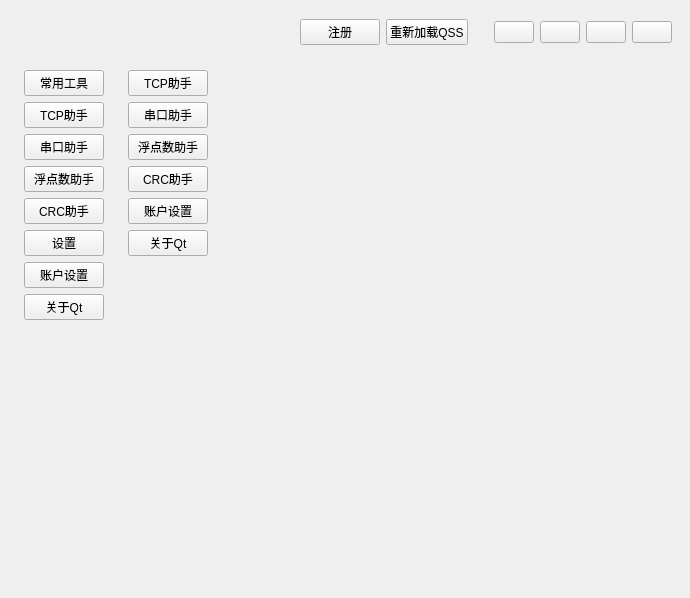
<?xml version="1.0" encoding="UTF-8"?>
<ui version="4.0">
 <class>MainWindow</class>
 <widget class="QMainWindow" name="MainWindow">
  <property name="geometry">
   <rect>
    <x>0</x>
    <y>0</y>
    <width>690</width>
    <height>598</height>
   </rect>
  </property>
  <property name="windowTitle">
   <string>MainWindow</string>
  </property>
  <widget class="QWidget" name="centralwidget">
   <layout class="QGridLayout" name="gridLayout">
    <item row="1" column="2">
     <widget class="QWidget" name="menubtnwidget" native="true">
      <layout class="QVBoxLayout" name="verticalLayout">
       <item>
        <widget class="QPushButton" name="toolsbtngroup">
         <property name="text">
          <string>常用工具</string>
         </property>
        </widget>
       </item>
       <item>
        <widget class="QPushButton" name="tcpbtnitem">
         <property name="text">
          <string>TCP助手</string>
         </property>
        </widget>
       </item>
       <item>
        <widget class="QPushButton" name="serialbtnitem">
         <property name="text">
          <string>串口助手</string>
         </property>
        </widget>
       </item>
       <item>
        <widget class="QPushButton" name="floatbtnitem">
         <property name="text">
          <string>浮点数助手</string>
         </property>
        </widget>
       </item>
       <item>
        <widget class="QPushButton" name="crcbtnitem">
         <property name="text">
          <string>CRC助手</string>
         </property>
        </widget>
       </item>
       <item>
        <widget class="QPushButton" name="setbtngroup">
         <property name="text">
          <string>设置</string>
         </property>
        </widget>
       </item>
       <item>
        <widget class="QPushButton" name="accountbtnitem">
         <property name="text">
          <string>账户设置</string>
         </property>
        </widget>
       </item>
       <item>
        <widget class="QPushButton" name="aboutqtitem">
         <property name="text">
          <string>关于Qt</string>
         </property>
        </widget>
       </item>
       <item>
        <spacer name="verticalSpacer">
         <property name="orientation">
          <enum>Qt::Vertical</enum>
         </property>
         <property name="sizeHint" stdset="0">
          <size>
           <width>20</width>
           <height>304</height>
          </size>
         </property>
        </spacer>
       </item>
      </layout>
     </widget>
    </item>
    <item row="0" column="1" colspan="4">
     <widget class="QWidget" name="titlewidget" native="true">
      <layout class="QHBoxLayout" name="horizontalLayout">
       <item>
        <widget class="QLabel" name="labelicon">
         <property name="text">
          <string/>
         </property>
        </widget>
       </item>
       <item>
        <widget class="QLabel" name="label">
         <property name="text">
          <string>&lt;html&gt;&lt;head/&gt;&lt;body&gt;&lt;p align=&quot;center&quot;&gt;&lt;br/&gt;&lt;/p&gt;&lt;/body&gt;&lt;/html&gt;</string>
         </property>
        </widget>
       </item>
       <item>
        <spacer name="horizontalSpacer_2">
         <property name="orientation">
          <enum>Qt::Horizontal</enum>
         </property>
         <property name="sizeHint" stdset="0">
          <size>
           <width>0</width>
           <height>0</height>
          </size>
         </property>
        </spacer>
       </item>
       <item>
        <widget class="QPushButton" name="registerbtn">
         <property name="text">
          <string>注册</string>
         </property>
        </widget>
       </item>
       <item>
        <widget class="QPushButton" name="qssbtn">
         <property name="text">
          <string>重新加载QSS</string>
         </property>
        </widget>
       </item>
       <item>
        <spacer name="horizontalSpacer">
         <property name="orientation">
          <enum>Qt::Horizontal</enum>
         </property>
         <property name="sizeType">
          <enum>QSizePolicy::Maximum</enum>
         </property>
         <property name="sizeHint" stdset="0">
          <size>
           <width>20</width>
           <height>0</height>
          </size>
         </property>
        </spacer>
       </item>
       <item>
        <widget class="QPushButton" name="hidebtn">
         <property name="text">
          <string/>
         </property>
        </widget>
       </item>
       <item>
        <widget class="QPushButton" name="maxbtn">
         <property name="text">
          <string/>
         </property>
        </widget>
       </item>
       <item>
        <widget class="QPushButton" name="minbtn">
         <property name="text">
          <string/>
         </property>
        </widget>
       </item>
       <item>
        <widget class="QPushButton" name="closebtn">
         <property name="text">
          <string/>
         </property>
        </widget>
       </item>
      </layout>
     </widget>
    </item>
    <item row="1" column="4">
     <widget class="QStackedWidget" name="stackedWidget"/>
    </item>
    <item row="1" column="3">
     <widget class="QWidget" name="listbtnwidget" native="true">
      <layout class="QVBoxLayout" name="verticalLayout_2">
       <item>
        <widget class="QPushButton" name="tcpbtn">
         <property name="text">
          <string>TCP助手</string>
         </property>
        </widget>
       </item>
       <item>
        <widget class="QPushButton" name="serialbtn">
         <property name="text">
          <string>串口助手</string>
         </property>
        </widget>
       </item>
       <item>
        <widget class="QPushButton" name="floatbtn">
         <property name="text">
          <string>浮点数助手</string>
         </property>
        </widget>
       </item>
       <item>
        <widget class="QPushButton" name="crcbtn">
         <property name="text">
          <string>CRC助手</string>
         </property>
        </widget>
       </item>
       <item>
        <widget class="QPushButton" name="accontbtn">
         <property name="text">
          <string>账户设置</string>
         </property>
        </widget>
       </item>
       <item>
        <widget class="QPushButton" name="qtbtn">
         <property name="text">
          <string>关于Qt</string>
         </property>
        </widget>
       </item>
       <item>
        <spacer name="verticalSpacer_2">
         <property name="orientation">
          <enum>Qt::Vertical</enum>
         </property>
         <property name="sizeHint" stdset="0">
          <size>
           <width>20</width>
           <height>40</height>
          </size>
         </property>
        </spacer>
       </item>
      </layout>
     </widget>
    </item>
   </layout>
  </widget>
 </widget>
 <resources/>
 <connections/>
</ui>
